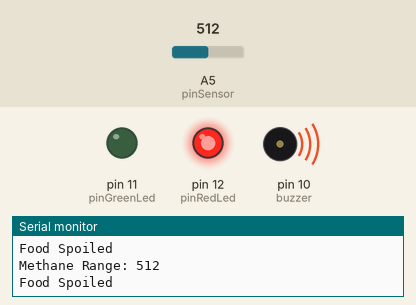
A sketch run on a simulated Arduino Uno, built with avr-gcc and run on an emulated ATmega328P. Parts: output pins drawn as LEDs (lit = HIGH), buzzer (waves = sounding, pin HIGH), the last lines printed to the serial monitor. The test bench sets the inputs (shaded band); at power-on: A5 (pinSensor) = 512.

Above: at 1.8 s.
1.9 s: A5 (pinSensor) set to 265
3.4 s: A5 (pinSensor) set to 235
At 4.7 s:
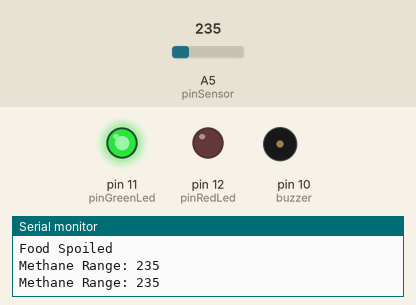
7.8 s: A5 (pinSensor) set to 260
At 9.0 s:
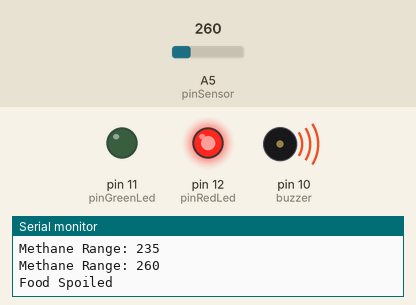
9.8 s: A5 (pinSensor) set to 240
At 11.3 s:
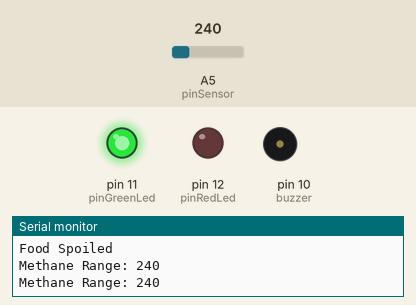
Timing chart, 0 to 12.8 s (numbered marks = the images above; inputs shaded):
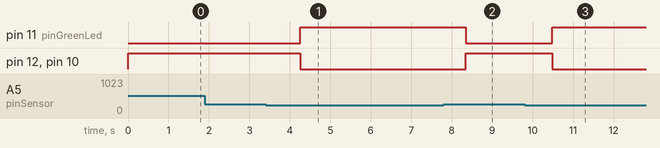

The sketch:

fsd.ino
```cpp
#include <SoftwareSerial.h>

SoftwareSerial nodemcu(8, 9);


int pinRedLed = 12;
int pinGreenLed = 11;
int pinSensor = A5;
int THRESHOLD = 250;
int buzzer = 10;


int rdata = 0;
String mystring;
void setup()
{
Serial.begin(9600);
nodemcu.begin(9600);


pinMode(buzzer, OUTPUT);
pinMode(pinRedLed, OUTPUT);
pinMode(pinGreenLed, OUTPUT);
pinMode(pinSensor, INPUT);


}

void loop()
{

    // put your main code here, to run repeatedly:

int rdata  =  analogRead(pinSensor);


Serial.print("Methane Range: ");
Serial.println(rdata);

if(rdata >= THRESHOLD){
   digitalWrite(pinRedLed, HIGH);
   digitalWrite(pinGreenLed, LOW);
   digitalWrite(buzzer, HIGH);

   delay(50);

}else
  {
    digitalWrite(pinRedLed, LOW);
    digitalWrite(pinGreenLed, HIGH);
    digitalWrite(buzzer, LOW);

  }

  if (nodemcu.available() > 0)
  {
  char data;
 data = nodemcu.read();
  Serial.println(data);
  }
  if(rdata < 250){
  mystring = mystring + "Methane Range: " + rdata;
  nodemcu.println(mystring);
  Serial.println(mystring);

  }else
{
    mystring = "Food Spoiled";
    nodemcu.println(mystring);
    Serial.println(mystring);

  }

 mystring = "";
delay(1000);

}
```

Measured:
- the behaviour switches between 250 and 249 on A5 (pinSensor) (found by bisection; images 0 and 1)
- after the input at 3.4 s, pin 11 (pinGreenLed): LOW → HIGH after 0.86 s; pin 12 (pinRedLed), pin 10 (buzzer): HIGH → LOW after 0.86 s
- after the input at 7.8 s, pin 11 (pinGreenLed): HIGH → LOW after 0.55 s; pin 12 (pinRedLed), pin 10 (buzzer): LOW → HIGH after 0.55 s
- after the input at 9.8 s, pin 11 (pinGreenLed): LOW → HIGH after 0.68 s; pin 12 (pinRedLed), pin 10 (buzzer): HIGH → LOW after 0.68 s
